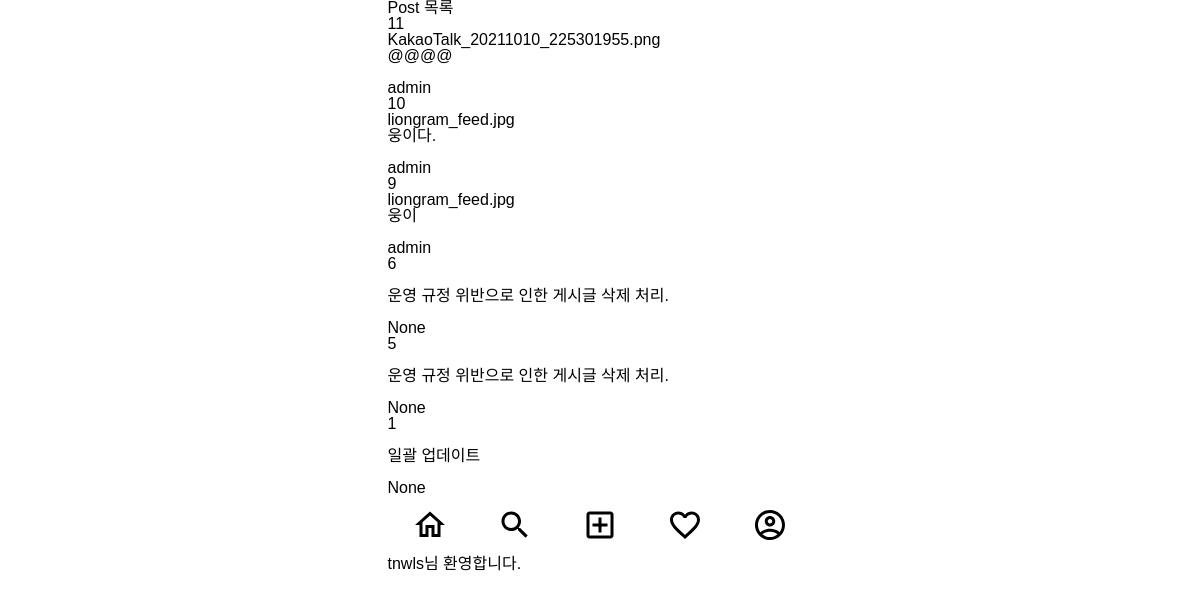
/cbv/ (signed in), run on the app's committed database.
### posts/models.py (models this page shows)
class Post(models.Model):
    image = models.ImageField(verbose_name='이미지',null =True,blank=True)
    content = models.TextField(verbose_name='내용')
    created_at = models.DateTimeField(verbose_name='작성일', auto_now_add =True)
    view_count = models.IntegerField(verbose_name='조회수',default=0)
    writer = models.ForeignKey(to=User,on_delete=models.CASCADE,null=True,blank=True)

### posts/views.py (the view)
# urls.py: path('cbv/',class_view.as_view(),name='cbv'),
class class_view(ListView):
    model = Post
    ordering = ['-id']

### templates/posts/post_list.html (shortened to what this page needs)
{% extends 'base.html' %}
{% block content %}
    <h1>Post 목록</h1>
{% for post in post_list %}
<div>
    {{ post.id }}<br/>
    {{ post.image }}<br/>
    {{ post.content }}<br/>
    {{ post.created.at }}<br/>
    {{ post.writer }}<br/>
</div>
{% endfor %}
{% endblock %}

### templates/base.html (shortened to what this page needs)
{% load static %}
<!DOCTYPE html>
<html lang="ko">
<head>
    <link rel="stylesheet" href="{% static 'css/reset.css' %}">
    <link rel="stylesheet" href="{% static 'css/index.css' %}">
</head>
<body class="container">
    <div>
        {% block content %}
        {% endblock %}
    </div>
    <div>
        <nav>
            <ul class="bottom-menu-group">
                <li>
                    <a href="{% url 'index' %}">
                        <img src="{% static 'icons/home_outlined_black_36dp.svg' %}" alt="홈">
                    </a>
                </li>
                <li>
                    <img src="{% static 'icons/search_outlined_black_36dp.svg' %}" alt="검색"/>
                </li>
                <li>
                    <a href="{% url 'posts:post-create' %}">
                        <img src="{% static 'icons/add_box_outlined_black_36dp.svg' %}" alt="글쓰기"/>
                    </a>
                </li>
                <li>
                    <img src="{% static 'icons/favorite_outlined_black_36dp.svg' %}" alt="좋아요"/>
                </li>
                <li>
                    <img src="{% static 'icons/account_circle_outlined_black_36dp.svg' %}" alt="프로필"/>
                </li>
            </ul>
        </nav>
    </div>
    {% if request.user.is_authenticated %}
        <div>
            {{ user.username }}님 환영합니다.
        </div>
    {% endif %}
</body>
</html>

### static/css/index.css (style rules this page uses)
.container { display: flex; flex-direction: column; max-width: 425px; }
body { font-family: 'Noto Sans KR', sans-serif; margin: 0 auto 60px auto; }
.bottom-menu-group { display: flex; height: 60px; align-items: center; justify-content: space-around; background-color: #FFFFFF; }

### data on the page
Post: id "11", image "KakaoTalk_20211010_225301955.png", content "@@@@", writer "admin"
Post: id "10", image "liongram_feed.jpg", content "웅이다.", writer "admin"
Post: id "9", image "liongram_feed.jpg", content "웅이", writer "admin"
Post: id "6", content "운영 규정 위반으로 인한 게시글 삭제 처리.", writer "None"
Post: id "5", content "운영 규정 위반으로 인한 게시글 삭제 처리.", writer "None"
Post: id "1", content "일괄 업데이트", writer "None"

### other printed values
{{ user.username }} "tnwls"
